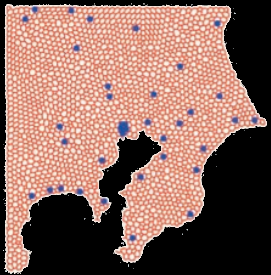
#> input picture network/kanto.png, 271 x 275 px
$ python makeAnimation.py kanto.png kanto.png   (older library calls are emulated)
#> lines starting #> are read from the running program, lines starting #| are printed output that depends on the picture; after the words box and inside, x2 and y2 are one past the last pixel; in counts of white or black regions, pixels touching at a corner belong together
import numpy as np
import scipy.sparse
import scipy.sparse.linalg
import pickle
import matplotlib.pyplot as plt
from matplotlib.animation import FuncAnimation
import argparse
np.random.seed(0)

def distance(u, v):
    return np.linalg.norm(u-v)

# [4 lines left out: function fQ, not called in this run]

parser = argparse.ArgumentParser()
parser.add_argument("input", type=str)
parser.add_argument("pickle", type=str)
parser.add_argument("--output", type=str, default="animation.gif")
parser.add_argument("--frames", type=int, default=100)
args = parser.parse_args()
import cv2
im = cv2.resize(cv2.imread(args.input), (200, 200))
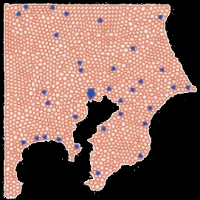
#> im: shape (200, 200, 3); mean B, G, R 95.3, 105.1, 139.6
mask = np.all(im != 0, axis=2).astype(np.int)
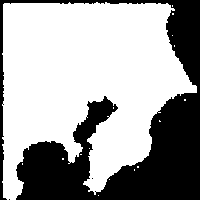
#> mask: shape (200, 200) int64; values 0 (black) and 1 (white), 64% white; 3 black regions (2 under 20 px), largest, box (x1, y1, x2, y2) and area: (0, 0, 200, 200) 14403


lines = None
points = None
fig,ax = plt.subplots(figsize=(3,3))
# [32 lines left out: functions init, update, not called in this run]
    #for c in C:  # show source/sink
    #    if c == s or c == t:
    #        points[c].set_color("r")
    #    else:
    #        points[c].set_color("b")
    #return tuple(lines.values()) + tuple(points.values())


with open(args.pickle, "rb") as f:
#> (the run stopped early here; a loop or call above may not have finished)
